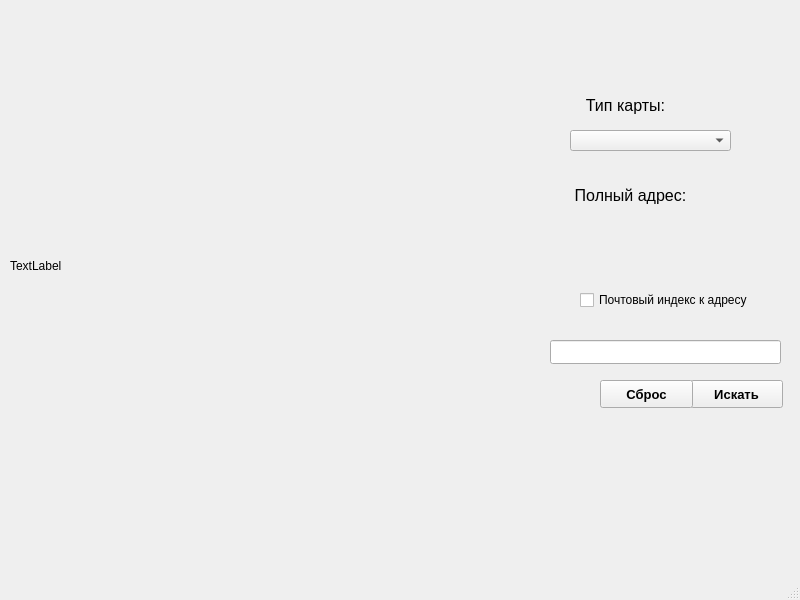
<?xml version="1.0" encoding="UTF-8"?>
<ui version="4.0">
 <class>MainWindow</class>
 <widget class="QMainWindow" name="MainWindow">
  <property name="geometry">
   <rect>
    <x>0</x>
    <y>0</y>
    <width>800</width>
    <height>600</height>
   </rect>
  </property>
  <property name="focusPolicy">
   <enum>Qt::StrongFocus</enum>
  </property>
  <property name="windowTitle">
   <string>MainWindow</string>
  </property>
  <widget class="QWidget" name="centralwidget">
   <widget class="QComboBox" name="map_layer">
    <property name="enabled">
     <bool>true</bool>
    </property>
    <property name="geometry">
     <rect>
      <x>570</x>
      <y>130</y>
      <width>161</width>
      <height>21</height>
     </rect>
    </property>
    <property name="focusPolicy">
     <enum>Qt::NoFocus</enum>
    </property>
   </widget>
   <widget class="QPushButton" name="search_btn">
    <property name="geometry">
     <rect>
      <x>690</x>
      <y>380</y>
      <width>93</width>
      <height>28</height>
     </rect>
    </property>
    <property name="font">
     <font>
      <family>Arial</family>
      <pointsize>10</pointsize>
      <weight>75</weight>
      <bold>true</bold>
     </font>
    </property>
    <property name="focusPolicy">
     <enum>Qt::NoFocus</enum>
    </property>
    <property name="text">
     <string>Искать</string>
    </property>
   </widget>
   <widget class="QPushButton" name="hide_search_btn">
    <property name="geometry">
     <rect>
      <x>600</x>
      <y>380</y>
      <width>93</width>
      <height>28</height>
     </rect>
    </property>
    <property name="font">
     <font>
      <family>Arial</family>
      <pointsize>10</pointsize>
      <weight>75</weight>
      <bold>true</bold>
     </font>
    </property>
    <property name="focusPolicy">
     <enum>Qt::NoFocus</enum>
    </property>
    <property name="text">
     <string>Сброс</string>
    </property>
   </widget>
   <widget class="QLineEdit" name="search_edit">
    <property name="geometry">
     <rect>
      <x>550</x>
      <y>340</y>
      <width>231</width>
      <height>24</height>
     </rect>
    </property>
    <property name="focusPolicy">
     <enum>Qt::TabFocus</enum>
    </property>
   </widget>
   <widget class="QLabel" name="image">
    <property name="enabled">
     <bool>true</bool>
    </property>
    <property name="geometry">
     <rect>
      <x>10</x>
      <y>10</y>
      <width>521</width>
      <height>511</height>
     </rect>
    </property>
    <property name="text">
     <string>TextLabel</string>
    </property>
   </widget>
   <widget class="QLabel" name="label">
    <property name="geometry">
     <rect>
      <x>570</x>
      <y>90</y>
      <width>111</width>
      <height>31</height>
     </rect>
    </property>
    <property name="text">
     <string>&lt;html&gt;&lt;head/&gt;&lt;body&gt;&lt;p align=&quot;center&quot;&gt;&lt;span style=&quot; font-size:12pt;&quot;&gt;Тип карты:&lt;/span&gt;&lt;/p&gt;&lt;/body&gt;&lt;/html&gt;</string>
    </property>
   </widget>
   <widget class="QLabel" name="label_2">
    <property name="geometry">
     <rect>
      <x>550</x>
      <y>180</y>
      <width>161</width>
      <height>31</height>
     </rect>
    </property>
    <property name="text">
     <string>&lt;html&gt;&lt;head/&gt;&lt;body&gt;&lt;p align=&quot;center&quot;&gt;&lt;span style=&quot; font-size:12pt;&quot;&gt;Полный адрес:&lt;/span&gt;&lt;/p&gt;&lt;/body&gt;&lt;/html&gt;</string>
    </property>
   </widget>
   <widget class="QLabel" name="address">
    <property name="geometry">
     <rect>
      <x>564</x>
      <y>220</y>
      <width>221</width>
      <height>31</height>
     </rect>
    </property>
    <property name="text">
     <string/>
    </property>
   </widget>
   <widget class="QCheckBox" name="postaddress_checkBox">
    <property name="geometry">
     <rect>
      <x>580</x>
      <y>290</y>
      <width>201</width>
      <height>20</height>
     </rect>
    </property>
    <property name="text">
     <string>Почтовый индекс к адресу</string>
    </property>
   </widget>
  </widget>
  <widget class="QMenuBar" name="menubar">
   <property name="geometry">
    <rect>
     <x>0</x>
     <y>0</y>
     <width>800</width>
     <height>26</height>
    </rect>
   </property>
  </widget>
  <widget class="QStatusBar" name="statusbar"/>
 </widget>
 <resources/>
 <connections/>
</ui>
